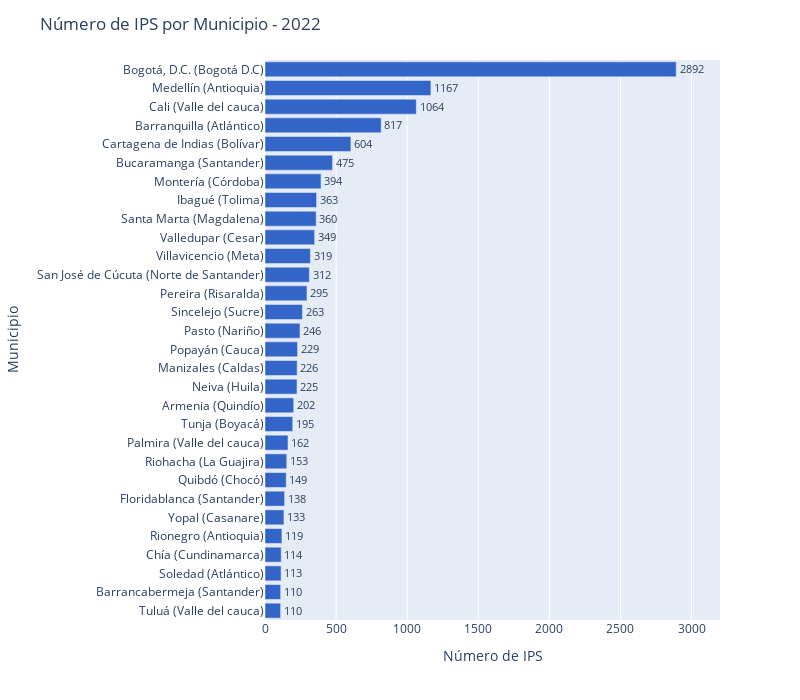

Notebook source saved alongside this figure:
### Code cell
top_bars = 30
fig = px.bar(data_frame=df_num_reps.iloc[-top_bars:], 
             x='IPS_2022', 
             y='Municipio_Departamento', 
             orientation='h')

fig.update_xaxes(title_text='Número de IPS')
fig.update_xaxes(range=[0,3200])
fig.update_yaxes(title_text='Municipio')
fig.update_layout(title='Número de IPS por Municipio - 2022')

color_sequence = ['#3364C7' for i in df_num_reps['Municipio_Departamento']]
fig.update_traces(marker=dict(color=color_sequence))

fig.update_traces(text=df_num_reps['IPS_2022'].iloc[-top_bars:], textposition='outside')

# fig.update_layout(plot_bgcolor='rgba(0,0,0,0)')

fig.update_layout(width=800, height=700)

fig.show()

### Figure 1 — Plotly figure (JSON) as saved in the notebook; plotly's stock layout.template omitted (floating-point values rounded to 4 significant figures; data arrays with more than 128 entries replaced by an {"elided": "..."} marker saying what was removed)
{"data": [{"alignmentgroup": "True", "hovertemplate": "IPS_2022=%{x}<br>Municipio_Departamento=%{y}<extra></extra>", "legendgroup": "", "marker": {"color": {"elided": "1116 str values"}, "pattern": {"shape": ""}}, "name": "", "offsetgroup": "", "orientation": "h", "showlegend": false, "text": [110, 110, 113, 114, 119, 133, 138, 149, 153, 162, 195, 202, 225, 226, 229, 246, 263, 295, 312, 319, 349, 360, 363, 394, 475, 604, 817, 1064, 1167, 2892], "textposition": "outside", "type": "bar", "x": [110, 110, 113, 114, 119, 133, 138, 149, 153, 162, 195, 202, 225, 226, 229, 246, 263, 295, 312, 319, 349, 360, 363, 394, 475, 604, 817, 1064, 1167, 2892], "xaxis": "x", "y": ["Tuluá (Valle del cauca)", "Barrancabermeja (Santander)", "Soledad (Atlántico)", "Chía (Cundinamarca)", "Rionegro (Antioquia)", "Yopal (Casanare)", "Floridablanca (Santander)", "Quibdó (Chocó)", "Riohacha (La Guajira)", "Palmira (Valle del cauca)", "Tunja (Boyacá)", "Armenia (Quindío)", "Neiva (Huila)", "Manizales (Caldas)", "Popayán (Cauca)", "Pasto (Nariño)", "Sincelejo (Sucre)", "Pereira (Risaralda)", "San José de Cúcuta (Norte de Santander)", "Villavicencio (Meta)", "Valledupar (Cesar)", "Santa Marta (Magdalena)", "Ibagué (Tolima)", "Montería (Córdoba)", "Bucaramanga (Santander)", "Cartagena de Indias (Bolívar)", "Barranquilla (Atlántico)", "Cali (Valle del cauca)", "Medellín (Antioquia)", "Bogotá, D.C. (Bogotá D.C)"], "yaxis": "y"}], "layout": {"barmode": "relative", "height": 700, "legend": {"tracegroupgap": 0}, "margin": {"t": 60}, "title": {"text": "Número de IPS por Municipio - 2022"}, "width": 800, "xaxis": {"anchor": "y", "domain": [0, 1], "range": [0, 3200], "title": {"text": "Número de IPS"}}, "yaxis": {"anchor": "x", "domain": [0, 1], "title": {"text": "Municipio"}}}}
